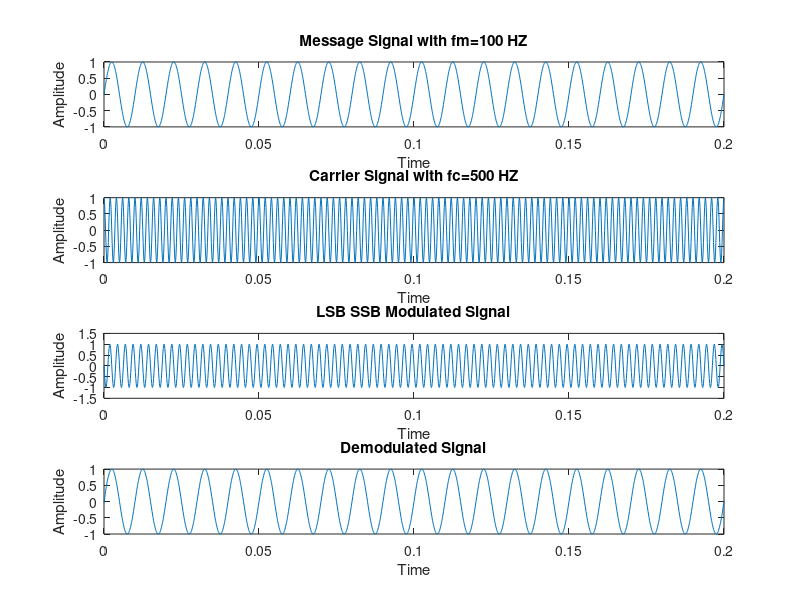

The MATLAB script that drew this image:
clc;
fs = 8000;
t=(0:0.2*fs)/fs;
fm=100;
signal = sin(2*pi*fm*t);
fc = 500;
initialPhase = 0;
subplot(4,1,1);
plot(t,signal);
title("Message Signal with fm=100 HZ");
xlabel("Time");
ylabel("Amplitude");
c=cos(2*pi*fc*t);
subplot(4,1,2);
plot(t,c);
title("Carrier Signal with fc=500 HZ");
xlabel("Time");
ylabel("Amplitude");
lowerSidebandSignal=ssbmod(signal,fc,fs,initialPhase);
subplot(4,1,3);
plot(t,lowerSidebandSignal);
title("LSB SSB Modulated Signal");
xlabel("Time");
ylabel("Amplitude");
demodsignal=ssbdemod(lowerSidebandSignal,fc,fs);
subplot(4,1,4);
plot(t,demodsignal);
title("Demodulated Signal");
xlabel("Time");
ylabel("Amplitude");
